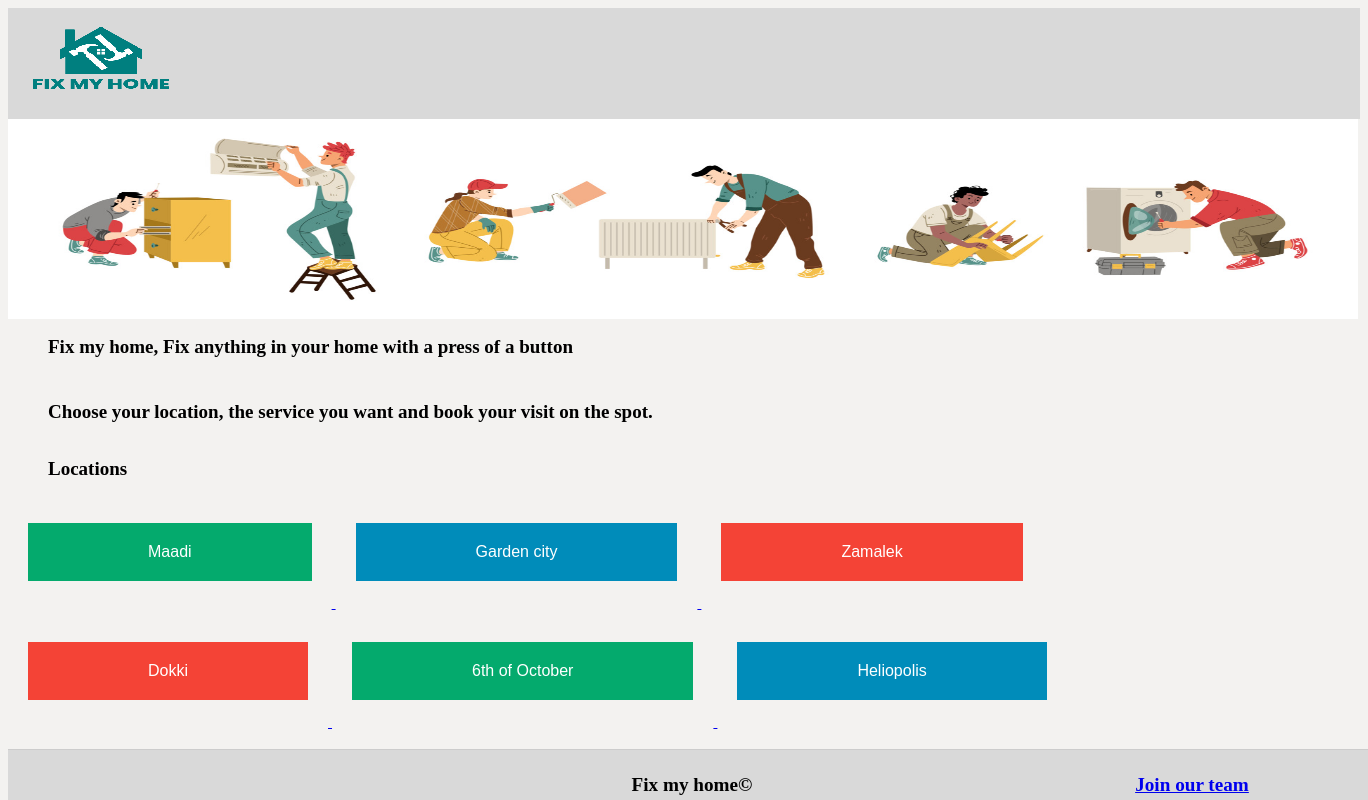
The page / on the database its author committed.
### tables this page shows
CREATE TABLE `locations` (
  `Id` int(11) NOT NULL,
  `location1` varchar(250) NOT NULL,
  `location2` varchar(250) NOT NULL,
  `location3` varchar(250) NOT NULL,
  `location4` varchar(250) NOT NULL,
  `location5` varchar(250) NOT NULL,
  `location6` varchar(250) NOT NULL
);

### index.php (the view, shortened to what this page needs)
<?php
require_once 'config/db.php';
$query = "SELECT * FROM locations";
$result = mysqli_query($con, $query);
?>
<!DOCTYPE html>
<html lang="en">
  <head style="background-color:rgb(136, 112, 241);">
    <link rel="stylesheet" type="text/css" href="static/styles/3-header.css">
    <link rel="stylesheet" type="text/css" href="static/styles/3-footer.css">
  </head>
  <body>
        <header style="background-color:rgb(217, 217, 217);">
          <a href="index.php"><img src="static/images/fixMyHome1.png" /> </a>
    </header>
        <img src="static/images/vecteezyKlyaksun.jpg" class = "center" style="width:1350px; height:200px;
                                        image-rendering: -moz-crisp-edges;
                                        -ms-interpolation-mode: bicubic;"></img>
    <div class="container">
          <h1>Fix my home, Fix anything in your home with a press of a button</h1><br>
          <h1>Choose your location, the service you want and book your visit on the spot.</h1>
    </div>
<?php
  while($row = mysqli_fetch_assoc($result))
  {
    ?>
    <div class="column" style="background-color:rgb(243, 242, 240);">
    <h1><br>Locations</h1>
                        <a href="templates/fixMyhome_spec.php">
                        <button class="button button1"><?php echo $row['location1']; ?></button> </a>
                        <a href="templates/fixMyhome_spec.php">
                        <button class="button button2"><?php echo $row['location2']; ?></button> </a>
                        <a href="templates/fixMyhome_spec.php">
                        <button class="button button3"><?php echo $row['location3']; ?></button> </a>
                        <a href="templates/fixMyhome_spec.php">
                        <button class="button button3"><?php echo $row['location4']; ?></button> </a>
                        <a href="templates/fixMyhome_spec.php">
                        <button class="button button1"><?php echo $row['location5']; ?></button> </a>
                        <a href="templates/fixMyhome_spec.php">
                        <button class="button button2"><?php echo $row['location6']; ?></button> </a>
                </div>
                <?php
  }
?>
          <footer>
        <p>Fix my home&#169</p> <p> <a style="margin-left: 1000px;" href="templates/joinUs.php">Join our team</a> </p>
      </footer>
    </body>
  </html>

### static/styles/3-footer.css (style rules this page uses)
footer { position: fixed; background: rgb(217, 217, 217); height: 50px; width: 100%; bottom: 0; border-top: 1px solid #CCCCCC; }
footer p { position: absolute; text-align: center; font-size: 120%; font-weight: bolder; top: 10%; bottom: 0; right: 0; left: 0; }

### index.php (style rules this page uses)
body { background-color: rgb(243, 242, 240); }
h1 { font-size: 19px; margin-left: 40px; }

### rows shown on the page
locations: location1 "Maadi", location2 "Garden city", location3 "Zamalek", location4 "Dokki", location5 "6th of October", location6 "Heliopolis"
